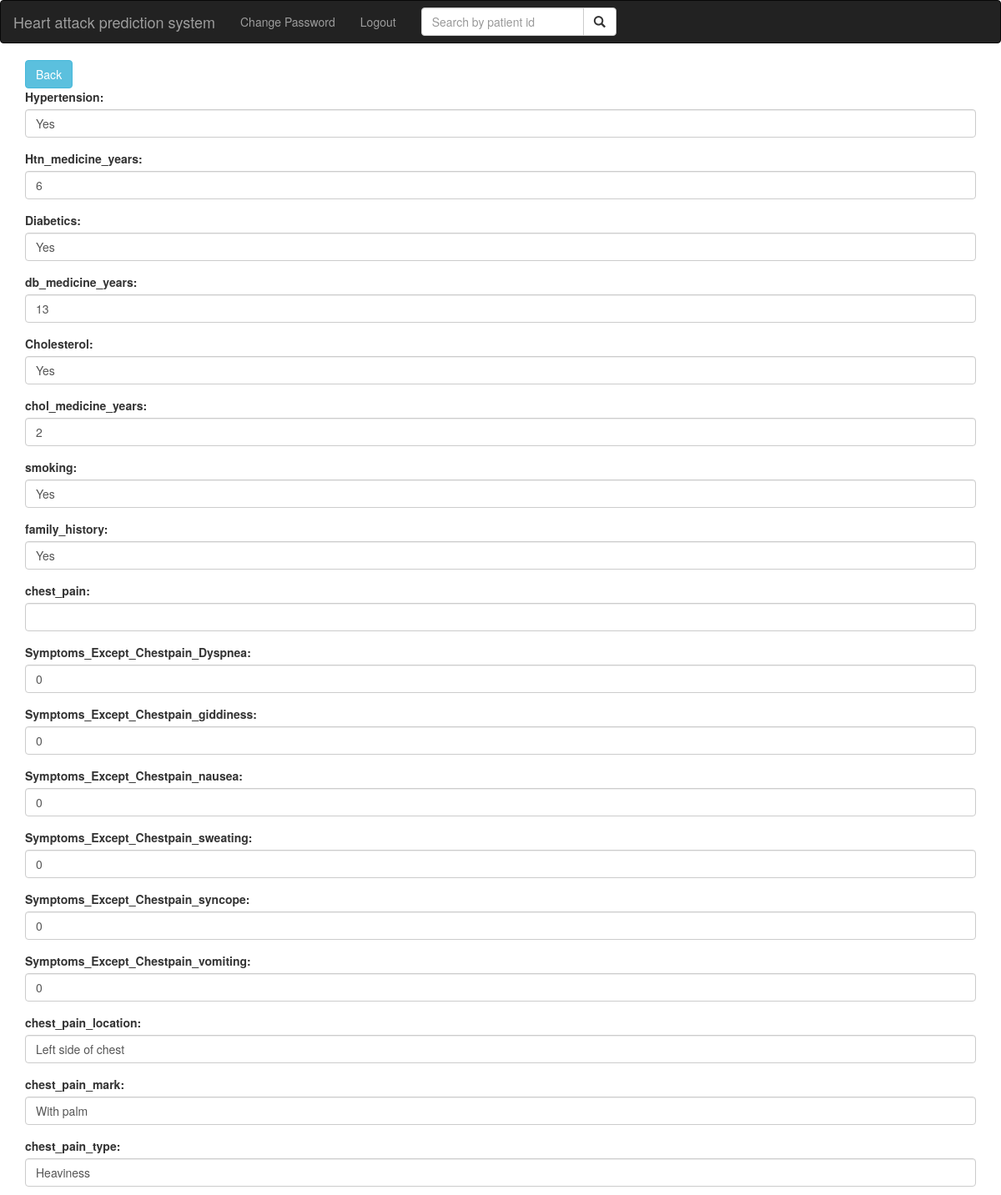
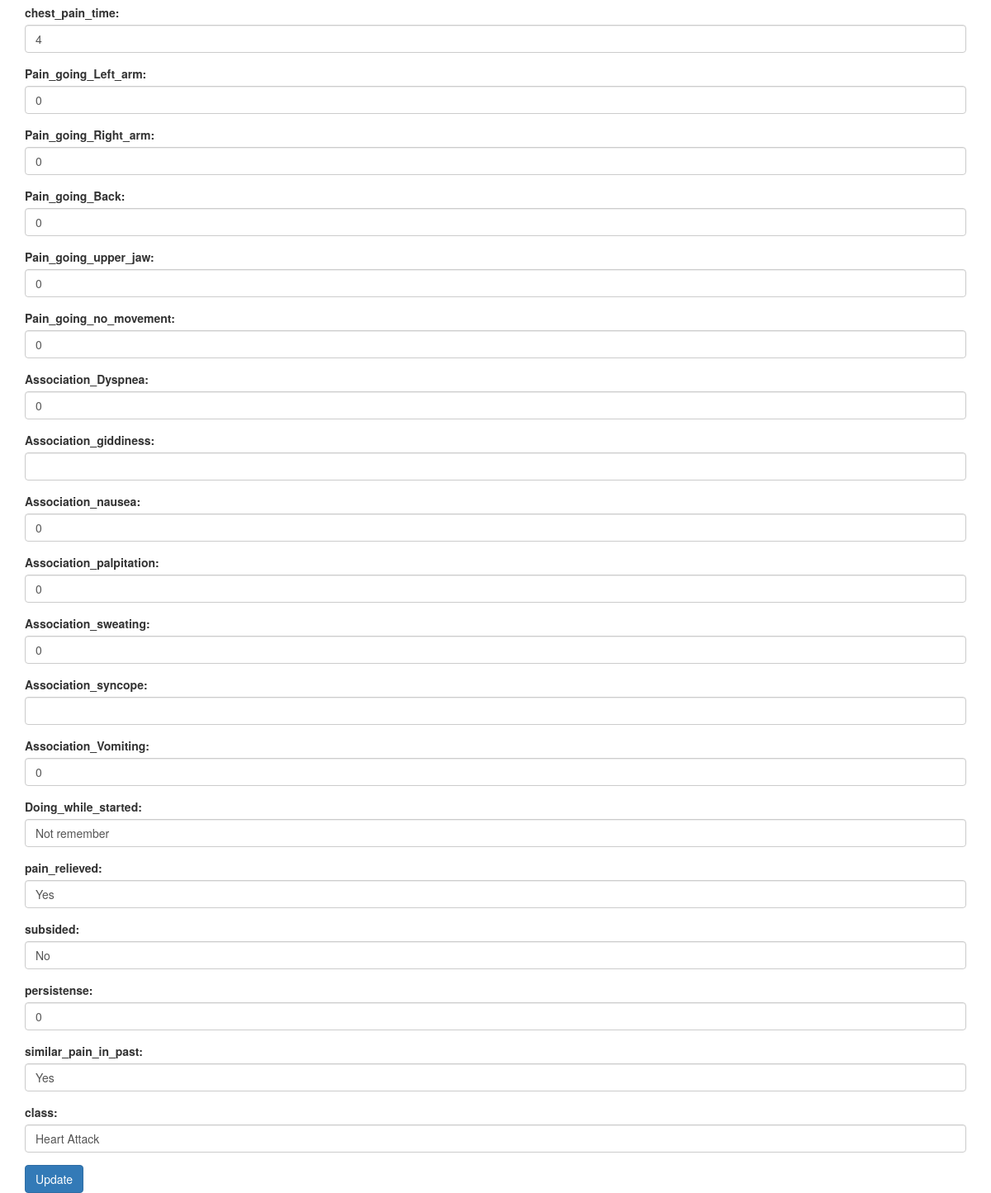
/edit.php?id=2 (signed in), run on the app's committed database (2 pictures, top to bottom).
### tables this page shows
CREATE TABLE `heartattack` (
  `unique_id` int(11) NOT NULL,
  `id` int(11) NOT NULL,
  `hypertension` varchar(5) NOT NULL,
  `hyp_med` int(5) NOT NULL,
  `diabetes` varchar(5) NOT NULL,
  `dia_med` int(5) NOT NULL,
  `cholesterol` varchar(5) NOT NULL,
  `chol_med` int(5) NOT NULL,
  `smoke` varchar(10) NOT NULL,
  `family_history` varchar(5) NOT NULL,
  `chest_pain` varchar(5) NOT NULL,
  `Dyspnea` int(5) NOT NULL,
  `Giddiness` int(5) NOT NULL,
  `Neausea` int(5) NOT NULL,
  `Sweating` int(5) NOT NULL,
  `Syncope` int(5) NOT NULL,
  `Vomiting` int(5) NOT NULL,
  `cp_loaction` varchar(20) NOT NULL,
  `cp_mark` varchar(20) NOT NULL,
  `cp_type` varchar(50) NOT NULL,
  `cp_duration` int(5) NOT NULL,
  `LeftArm` tinyint(2) NOT NULL,
  `RightArm` tinyint(2) NOT NULL,
  `Back` tinyint(2) NOT NULL,
  `UpperJaw` int(11) NOT NULL,
  `NoMovement` int(11) NOT NULL,
  `AssoticateDyspnea` tinyint(2) NOT NULL,
  `AssosiateGiddiness` varchar(10) NOT NULL,
  `AssoticateNeausea` tinyint(5) NOT NULL,
  `AssoticatePalpitation` tinyint(2) NOT NULL,
  `AssoticateSweating` tinyint(2) NOT NULL,
  `AssosiateSyncope` varchar(10) NOT NULL,
  `AssoticateVomiting` tinyint(2) NOT NULL,
  `doing_while` varchar(50) NOT NULL,
  `relieved` varchar(5) NOT NULL,
  `subsided` varchar(5) NOT NULL,
  `persistence` int(5) NOT NULL,
  `similar_pain` varchar(5) NOT NULL,
  `class` varchar(50) NOT NULL,
  `Time` timestamp NOT NULL DEFAULT CURRENT_TIMESTAMP ON UPDATE CURRENT_TIMESTAMP
);

### product.php (called while the page is built, shortened)
<?php
require_once 'database.php';
?>
<?php
class product
{
    private $db;
    public function __construct()
    {
        $this->db = new database();
    }
    public function getProductById($product_id)
    {
        $query = "SELECT * from heartattack WHERE unique_id=?";
        $arr = array($product_id);
        $result = $this->db->select($query, $arr);
        return $result;
    }
}
?>

### database.php (called while the page is built, shortened)
<?php
require 'config.php';
class database{
	public function select($query, $arr)
	{
		global $pdo;
		$query=$pdo->prepare($query);
		$query->execute($arr);
		if($query->rowCount()>0){
            return $query->fetchAll(PDO::FETCH_ASSOC );
        }
        else{
            return false;
        }
	}
}
?>

### edit.php (the view, shortened to what this page needs)
<?php include 'include/header.php'; ?>
<?php require 'product.php'; ?>
<?php
$p = new product();
if (isset($_GET['id'])) {
    $id = $_GET['id'];
}
$pr = $p->getProductById($id);
?>
<section class="container">
    <form action="" method="post">
        <button type="submit" name="backButton" class="btn btn-info">Back</button>
        <div class="form-group">
            <label for="Hypertension">Hypertension:</label>
            <input type="text" class="form-control" name="Hypertension" id="Hypertension" value="<?php echo $pr[0]['hypertension']; ?>">
        </div>
        <div class="form-group">
            <label for="Htn_medicine_years">Htn_medicine_years:</label>
            <input type="text" class="form-control" name="Htn_medicine_years" id="Htn_medicine_years" value="<?php echo $pr[0]['hyp_med']; ?>">
        </div>
        <div class="form-group">
            <label for="Diabetics">Diabetics:</label>
            <input type="text" class="form-control" name="Diabetics" id="Diabetics" value="<?php echo $pr[0]['diabetes']; ?>">
        </div>
        <div class="form-group">
            <label for="db_medicine_years">db_medicine_years:</label>
            <input type="text" class="form-control" name="db_medicine_years" id="db_medicine_years" value="<?php echo $pr[0]['dia_med']; ?>">
        </div>
        <div class="form-group">
            <label for="Cholesterol">Cholesterol:</label>
            <input type="text" class="form-control" name="Cholesterol id="Cholesterol" value="<?php echo $pr[0]['cholesterol']; ?>">
        </div>
        <div class="form-group">
            <label for="chol_medicine_years">chol_medicine_years:</label>
            <input type="text" class="form-control" name="chol_medicine_years" id="chol_medicine_years" value="<?php echo $pr[0]['chol_med']; ?>">
        </div>
        <div class="form-group">
            <label for="smoking">smoking:</label>
            <input type="text" class="form-control" name="smoking" id="smoking" value="<?php echo $pr[0]['smoke']; ?>">
        </div>
        <div class="form-group">
            <label for="family_history">family_history:</label>
            <input type="text" class="form-control" name="family_history" id="family_history" value="<?php echo $pr[0]['family_history']; ?>">
        </div>
        <div class="form-group">
            <label for="chest_pain">chest_pain:</label>
            <input type="text" class="form-control" name="chest_pain" id="chest_pain" value="<?php echo $pr[0]['chest_pain']; ?>">
        </div>
        <div class="form-group">
            <label for="Symptoms_Except_Chestpain_Dyspnea">Symptoms_Except_Chestpain_Dyspnea:</label>
            <input type="text" class="form-control" name="Symptoms_Except_Chestpain_Dyspnea" id="Symptoms_Except_Chestpain_Dyspnea" value="<?php echo $pr[0]['Dyspnea']; ?>">
        </div>
        <div class="form-group">
            <label for="Symptoms_Except_Chestpain_giddiness">Symptoms_Except_Chestpain_giddiness:</label>
            <input type="text" class="form-control" name="Symptoms_Except_Chestpain_giddiness" id="Symptoms_Except_Chestpain_giddiness" value="<?php echo $pr[0]['Giddiness']; ?>">
        </div>
        <div class="form-group">
            <label for="Symptoms_Except_Chestpain_nausea">Symptoms_Except_Chestpain_nausea:</label>
            <input type="text" class="form-control" name="Symptoms_Except_Chestpain_nausea" id="Symptoms_Except_Chestpain_nausea" value="<?php echo $pr[0]['Neausea']; ?>">
        </div>
        <div class="form-group">
            <label for="Symptoms_Except_Chestpain_sweating">Symptoms_Except_Chestpain_sweating:</label>
            <input type="text" class="form-control" name="Symptoms_Except_Chestpain_sweating" id="Symptoms_Except_Chestpain_sweating" value="<?php echo $pr[0]['Sweating']; ?>">
        </div>
        <div class="form-group">
            <label for="Symptoms_Except_Chestpain_syncope">Symptoms_Except_Chestpain_syncope:</label>
            <input type="text" class="form-control" name="Symptoms_Except_Chestpain_syncope" id="Symptoms_Except_Chestpain_syncope" value="<?php echo $pr[0]['Syncope']; ?>">
        </div>
        <div class="form-group">
            <label for="Symptoms_Except_Chestpain_vomiting">Symptoms_Except_Chestpain_vomiting:</label>
            <input type="text" class="form-control" name="Symptoms_Except_Chestpain_vomiting" id="Symptoms_Except_Chestpain_vomiting" value="<?php echo $pr[0]['Vomiting']; ?>">
        </div>
        <div class="form-group">
            <label for="chest_pain_location">chest_pain_location:</label>
            <input type="text" class="form-control" name="chest_pain_location" id="chest_pain_location" value="<?php echo $pr[0]['cp_loaction']; ?>">
        </div>
        <div class="form-group">
            <label for="chest_pain_mark">chest_pain_mark:</label>
            <input type="text" class="form-control" name="chest_pain_mark" id="chest_pain_mark" value="<?php echo $pr[0]['cp_mark']; ?>">
        </div>
        <div class="form-group">
            <label for="chest_pain_type">chest_pain_type:</label>
            <input type="text" class="form-control" name="chest_pain_type" id="chest_pain_type" value="<?php echo $pr[0]['cp_type']; ?>">
        </div>
        <div class="form-group">
            <label for="chest_pain_time">chest_pain_time:</label>
            <input type="text" class="form-control" name="chest_pain_time" id="chest_pain_time" value="<?php echo $pr[0]['cp_duration']; ?>">
        </div>
        <div class="form-group">
            <label for="Pain_going_Left_arm">Pain_going_Left_arm:</label>
            <input type="text" class="form-control" name="Pain_going_Left_arm" id="Pain_going_Left_arm" value="<?php echo $pr[0]['LeftArm']; ?>">
        </div>
        <div class="form-group">
            <label for="Pain_going_Right_arm">Pain_going_Right_arm:</label>
            <input type="text" class="form-control" name="Pain_going_Right_arm" id="Pain_going_Right_arm" value="<?php echo $pr[0]['RightArm']; ?>">
        </div>
        <div class="form-group">
            <label for="Pain_going_Back">Pain_going_Back:</label>
            <input type="text" class="form-control" name="Pain_going_Back" id="Pain_going_Back" value="<?php echo $pr[0]['Back']; ?>">
        </div>
        <div class="form-group">
            <label for="Pain_going_upper_jaw">Pain_going_upper_jaw:</label>
            <input type="text" class="form-control" name="Pain_going_upper_jaw" id="Pain_going_upper_jaw" value="<?php echo $pr[0]['UpperJaw']; ?>">
        </div>
        <div class="form-group">
            <label for="Pain_going_no_movement">Pain_going_no_movement:</label>
            <input type="text" class="form-control" name="Pain_going_no_movement" id="Pain_going_no_movement" value="<?php echo $pr[0]['NoMovement']; ?>">
        </div>
        <div class="form-group">
            <label for="Association_Dyspnea">Association_Dyspnea:</label>
            <input type="text" class="form-control" name="Association_Dyspnea" id="Association_Dyspnea" value="<?php echo $pr[0]['AssoticateDyspnea']; ?>">
        </div>
        <div class="form-group">
            <label for="Association_giddiness">Association_giddiness:</label>
            <input type="text" class="form-control" name="Association_giddiness" id="Association_giddiness" value="<?php echo $pr[0]['AssosiateGiddiness']; ?>">
        </div>
        <div class="form-group">
            <label for="Association_nausea">Association_nausea:</label>
            <input type="text" class="form-control" name="Association_nausea" id="Association_nausea" value="<?php echo $pr[0]['AssoticateNeausea']; ?>">
        </div>
        <div class="form-group">
            <label for="Association_palpitation">Association_palpitation:</label>
            <input type="text" class="form-control" name="Association_palpitation" id="Association_palpitation" value="<?php echo $pr[0]['AssoticatePalpitation']; ?>">
        </div>
        <div class="form-group">
            <label for="Association_sweating">Association_sweating:</label>
            <input type="text" class="form-control" name="Association_sweating" id="Association_sweating" value="<?php echo $pr[0]['AssoticateSweating']; ?>">
        </div>
        <div class="form-group">
            <label for="Association_syncope">Association_syncope:</label>
            <input type="text" class="form-control" name="Association_syncope" id="Association_syncope" value="<?php echo $pr[0]['AssosiateSyncope']; ?>">
        </div>
        <div class="form-group">
            <label for="Association_Vomiting">Association_Vomiting:</label>
            <input type="text" class="form-control" name="Association_Vomiting" id="Association_Vomiting" value="<?php echo $pr[0]['AssoticateVomiting']; ?>">
        </div>
        <div class="form-group">
            <label for="Doing_while_started">Doing_while_started:</label>
            <input type="text" class="form-control" name="Doing_while_started" id="Doing_while_started" value="<?php echo $pr[0]['doing_while']; ?>">
        </div>
        <div class="form-group">
            <label for="pain_relieved">pain_relieved:</label>
            <input type="text" class="form-control" name="pain_relieved" id="pain_relieved" value="<?php echo $pr[0]['relieved']; ?>">
        </div>
        <div class="form-group">
            <label for="subsided">subsided:</label>
            <input type="text" class="form-control" name="subsided" id="subsided" value="<?php echo $pr[0]['subsided']; ?>">
        </div>
        <div class="form-group">
            <label for="persistense">persistense:</label>
            <input type="text" class="form-control" name="persistense" id="persistense" value="<?php echo $pr[0]['persistence']; ?>">
        </div>
        <div class="form-group">
            <label for="similar_pain_in_past">similar_pain_in_past:</label>
            <input type="text" class="form-control" name="similar_pain_in_past" id="similar_pain_in_past" value="<?php echo $pr[0]['similar_pain']; ?>">
        </div>
        <div class="form-group">
            <label for="class">class:</label>
            <input type="text" class="form-control" name="class" id="class" value="<?php echo $pr[0]['class']; ?>">
        </div>
        <button type="submit" name="updateButton" class="btn btn-primary">Update</button>
    </form>
</section>
<?php include 'include/footer.php'; ?>

### data on the page
heartattack: Hypertension "Yes", Htn_medicine_years "6", Diabetics "Yes", db_medicine_years "13", cholesterol "Yes", chol_medicine_years "2", smoking "Yes", family_history "Yes", Symptoms_Except_Chestpain_Dyspnea "0", Symptoms_Except_Chestpain_giddiness "0", Symptoms_Except_Chestpain_nausea "0", Symptoms_Except_Chestpain_sweating "0", Symptoms_Except_Chestpain_syncope "0", Symptoms_Except_Chestpain_vomiting "0", chest_pain_location "Left side of chest", chest_pain_mark "With palm", chest_pain_type "Heaviness", chest_pain_time "4", Pain_going_Left_arm "0", Pain_going_Right_arm "0", Pain_going_Back "0", Pain_going_upper_jaw "0", Pain_going_no_movement "0", Association_Dyspnea "0", Association_nausea "0", Association_palpitation "0", Association_sweating "0", Association_Vomiting "0", Doing_while_started "Not remember", pain_relieved "Yes", subsided "No", persistense "0", similar_pain_in_past "Yes", class "Heart Attack"
